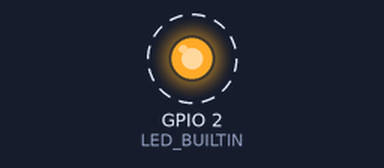
Bench run of a sketch on a simulated ESP32. Shown: output pins drawn as LEDs (lit = HIGH). Dashed ring = blinking. A WiFi scan finds three made-up networks; what the sketch prints to the serial monitor is not drawn.

Above: at 2.5 s.
Timing chart, 0 to 5.3 s (numbered marks = the images above):
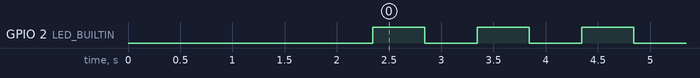

Measured:
- by itself, GPIO 2 (LED_BUILTIN): alternates HIGH for 0.50 s and LOW for 0.50 s

The sketch:

env_test.ino
```cpp
/*
 * ESP32 орчны тест — Issue [1.1.1] ESP32 тохиргоо ба орчин бэлдэх (#3)
 *
 *  T1: ESP32 core/драйвер суулгаж компиляц хийгдэж байгааг шалгана
 *  T2: WiFi ба PubSubClient сан суусан эсэхийг (include + объект үүсгэж) шалгана
 *  T3: Blink + Serial output, 30 минут тасралтгүй ажиллаж байгааг тайлагнана
 *
 * Serial Monitor: 115200 baud.
 * Хүлээн авах шалгуур: "[PASS] 30 минут тасралтгүй ажиллалаа" мөр гарч,
 * дунд нь reset (дахин эхэлсэн мэдээлэл) гараагүй байх.
 */
#include <WiFi.h>
#include <PubSubClient.h>
#include <esp_system.h>

#ifndef LED_BUILTIN
#define LED_BUILTIN 2   // ESP32 DevKit V1 дээрх цэнхэр LED
#endif

static const uint32_t BLINK_MS = 500;
static const uint32_t REPORT_MS = 10UL * 1000;        // 10 секунд тутам тайлан
static const uint32_t TARGET_MS = 30UL * 60 * 1000;   // 30 минут

WiFiClient wifiClient;
PubSubClient mqtt(wifiClient);   // Сан зөв холбогдсон эсэхийг шалгахад л ашиглана

static uint32_t lastBlink = 0;
static uint32_t lastReport = 0;
static uint32_t loops = 0;
static uint32_t startHeap = 0;
static bool ledOn = false;
static bool passed = false;

static const char *resetReasonText(esp_reset_reason_t r) {
  switch (r) {
    case ESP_RST_POWERON:  return "POWERON (тэжээл залгасан)";
    case ESP_RST_SW:       return "SW (программаар restart)";
    case ESP_RST_PANIC:    return "PANIC (алдаа/exception!)";
    case ESP_RST_INT_WDT:  return "INT_WDT (watchdog!)";
    case ESP_RST_TASK_WDT: return "TASK_WDT (watchdog!)";
    case ESP_RST_WDT:      return "WDT (watchdog!)";
    case ESP_RST_BROWNOUT: return "BROWNOUT (тэжээл хүрэлцэхгүй!)";
    case ESP_RST_EXT:      return "EXT (EN товч)";
    case ESP_RST_DEEPSLEEP:return "DEEPSLEEP";
    default:               return "UNKNOWN";
  }
}

void setup() {
  Serial.begin(115200);
  delay(300);
  pinMode(LED_BUILTIN, OUTPUT);

  Serial.println();
  Serial.println(F("========== ESP32 ОРЧНЫ ТЕСТ =========="));
  Serial.printf("Чип          : %s rev %d, %d цөм, %lu MHz\n", ESP.getChipModel(),
                ESP.getChipRevision(), ESP.getChipCores(), (unsigned long)ESP.getCpuFreqMHz());
  Serial.printf("Flash        : %lu KB\n", (unsigned long)(ESP.getFlashChipSize() / 1024));
  Serial.printf("SDK          : %s\n", ESP.getSdkVersion());
  Serial.printf("MAC (STA)    : %s\n", WiFi.macAddress().c_str());
  Serial.printf("Reset шалтгаан: %s\n", resetReasonText(esp_reset_reason()));

  // T2: сангууд ажиллаж байгааг шалгах
  WiFi.mode(WIFI_STA);
  int found = WiFi.scanNetworks();
  Serial.printf("[WiFi]       : сан OK, %d сүлжээ олдлоо\n", found);
  for (int i = 0; i < found && i < 5; i++) {
    Serial.printf("               - %s (%d dBm)\n", WiFi.SSID(i).c_str(), WiFi.RSSI(i));
  }
  WiFi.scanDelete();
  mqtt.setBufferSize(512);
  Serial.printf("[PubSubClient]: сан OK, buffer %u байт, төлөв %d\n", mqtt.getBufferSize(), mqtt.state());

  startHeap = ESP.getFreeHeap();
  Serial.printf("Эхлэх heap   : %lu байт\n", (unsigned long)startHeap);
  Serial.println(F("Blink эхэллээ. 30 минут тасралтгүй ажиллахыг хүлээнэ үү..."));
  Serial.println(F("======================================"));
}

void loop() {
  uint32_t now = millis();
  loops++;

  if (now - lastBlink >= BLINK_MS) {
    lastBlink = now;
    ledOn = !ledOn;
    digitalWrite(LED_BUILTIN, ledOn ? HIGH : LOW);
  }

  if (now - lastReport >= REPORT_MS) {
    lastReport = now;
    uint32_t sec = now / 1000;
    Serial.printf("[%02lu:%02lu:%02lu] heap=%lu (min %lu) loop/s=%lu\n",
                  (unsigned long)(sec / 3600), (unsigned long)(sec / 60 % 60), (unsigned long)(sec % 60),
                  (unsigned long)ESP.getFreeHeap(), (unsigned long)ESP.getMinFreeHeap(),
                  (unsigned long)(loops / (REPORT_MS / 1000)));
    loops = 0;
  }

  if (!passed && now >= TARGET_MS) {
    passed = true;
    long heapDiff = (long)ESP.getFreeHeap() - (long)startHeap;
    Serial.println(F("--------------------------------------"));
    Serial.printf("[PASS] 30 минут тасралтгүй ажиллалаа. Heap өөрчлөлт: %ld байт\n", heapDiff);
    Serial.println(F("--------------------------------------"));
  }
}
```
